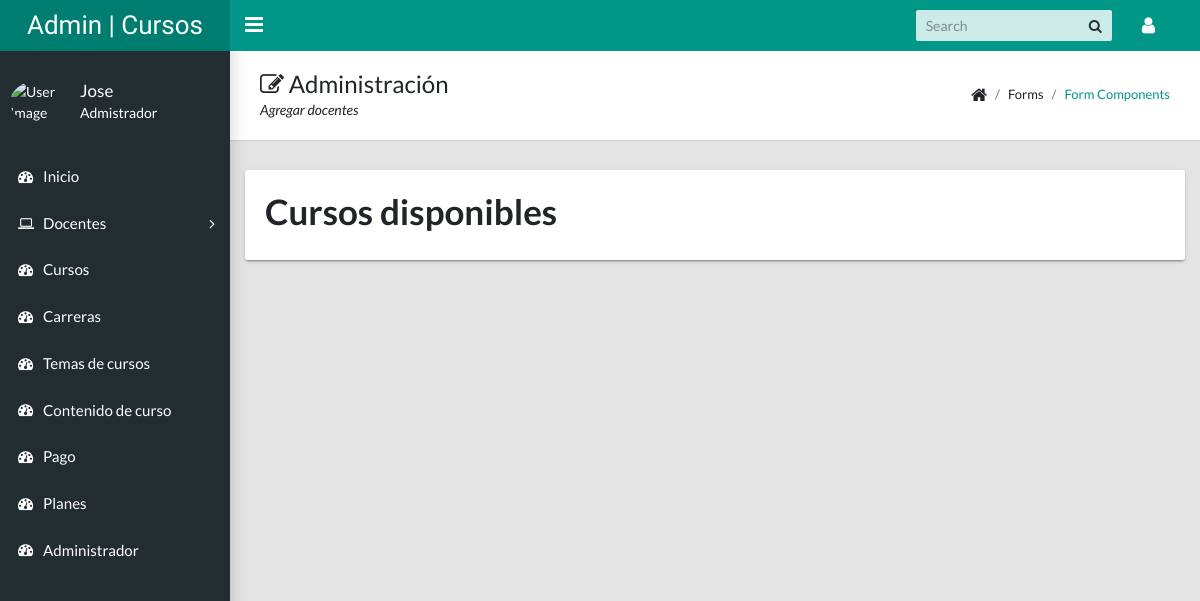
Before: /admin/vistaAgregarContenido.php (signed in) with the older database file.
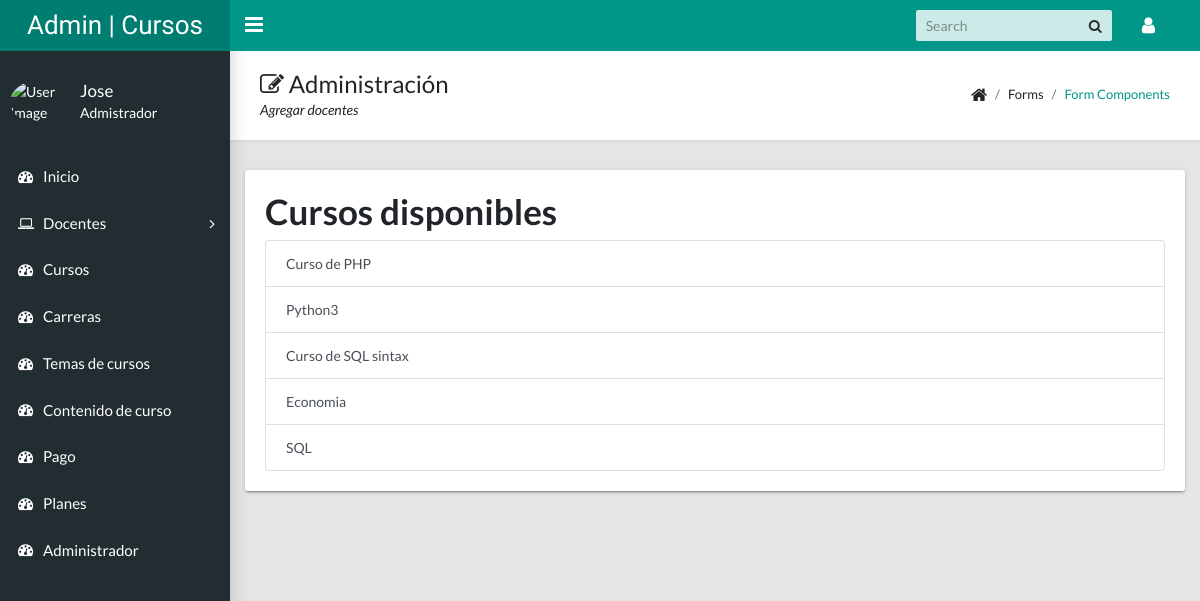
After: the same page with the newer database file.
### tables this page shows
CREATE TABLE `curso` (
  `Id` int(11) NOT NULL,
  `Nombre` varchar(50) NOT NULL,
  `Descripcion` varchar(100) NOT NULL,
  `Fecha` varchar(50) NOT NULL,
  `DuracionCurso` int(11) NOT NULL,
  `Precio` decimal(11,0) NOT NULL,
  `Imagen` varchar(50) NOT NULL,
  `Id_Docente` int(11) NOT NULL,
  `Id_Carrera` int(11) NOT NULL
);

### admin/modulos/contenidoCurso.php (called while the page is built, shortened)
<?php
include_once "../config/conexion.php";
$video = isset($_FILES['video']['name']) ? $_FILES['video']['name'] : "";
print_r($video);
$sql = "SELECT * FROM curso ORDER BY Id ASC";
$sentencia = $pdo->prepare($sql);
$sentencia->execute();
$resultado = $sentencia->fetchAll(PDO::FETCH_ASSOC);
?>

### admin/vistaAgregarContenido.php (the view)
<?php include_once "templates/header.php";   ?>
<?php include_once "templates/sidebar.php";   ?>
<?php include_once "modulos/contenidoCurso.php";   ?>
<main class="app-content">
  <div class="app-title">
    <div>
      <h1><i class="fa fa-edit"></i> Administración</h1>
      <p>Agregar docentes</p>
    </div>
    <ul class="app-breadcrumb breadcrumb">
      <li class="breadcrumb-item"><i class="fa fa-home fa-lg"></i></li>
      <li class="breadcrumb-item">Forms</li>
      <li class="breadcrumb-item"><a href="#">Form Components</a></li>
    </ul>
  </div>
  <div class="row">
    <div class="col-md-12 tile">
      <h1>Cursos disponibles</h1>
      <div class="list-group">
        <?php foreach($resultado as $curso) :?>
        <a href="vistaContenido.php?id=<?php echo $curso['Id'] ?>" class="list-group-item list-group-item-action">
          <?php echo $curso['Nombre']; ?>
        </a>
        <?php endforeach?>
      </div>
    </div>
  </div>
</main>
<?php include_once "templates/footer.php"; ?>

Changed rows visible on the page:
added curso: Nombre "Curso de PHP"
added curso: Nombre "Python3"
added curso: Nombre "Curso de SQL sintax"
added curso: Nombre "Economia"
added curso: Nombre "SQL"
